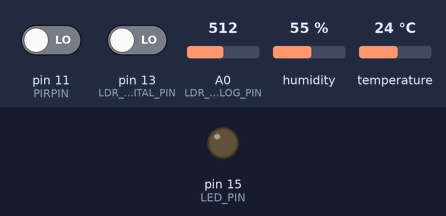
This sketch was run on a simulated Arduino Uno, built with avr-gcc and run on an emulated ATmega328P. Parts: output pins drawn as LEDs (lit = HIGH). Inputs (shaded band) come from the test bench; at power-on: pin 11 (PIRPIN) LOW, pin 13 (LDR_DIGITAL_PIN) LOW, A0 (LDR_ANALOG_PIN) = 512, humidity 55 %, temperature 24 °C. What the sketch prints to the serial monitor is not drawn.

Above: at 4.8 s.
4.9 s: pin 11 (PIRPIN) driven HIGH
At 6.3 s:
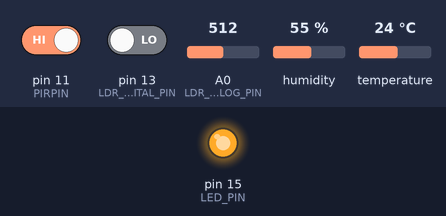
7.9 s: pin 13 (LDR_DIGITAL_PIN) driven HIGH
11.5 s: pin 11 (PIRPIN) driven LOW
At 12.9 s:
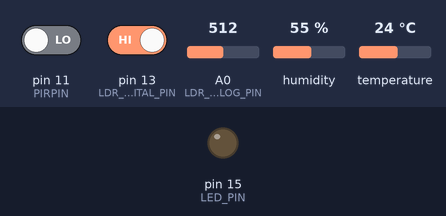
Timing chart, 0 to 14.5 s (numbered marks = the images above; inputs shaded):
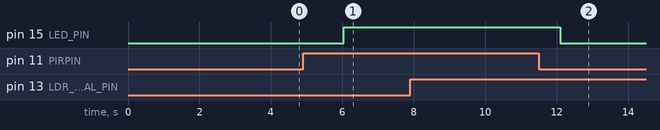

The sketch:

sensor.ino
```cpp
#include <DHT.h>
// Pin Definitions based on your Wokwi diagram
#define DHTPIN 10
#define PIRPIN 11
#define LDR_DIGITAL_PIN 13
#define LDR_ANALOG_PIN 14
#define LED_PIN 15

// Sensor Type
#define DHTTYPE DHT22

// Initialize DHT sensor
DHT dht(DHTPIN, DHTTYPE);

void setup() {
  // Initialize Serial Monitor
  Serial.begin(115200);
  Serial.println(F("Smart Room Controller Initializing..."));

  // Initialize Pins
  pinMode(PIRPIN, INPUT);
  pinMode(LDR_DIGITAL_PIN, INPUT);
  pinMode(LDR_ANALOG_PIN, INPUT);
  pinMode(LED_PIN, OUTPUT);

  dht.begin();
}

void loop() {
  // Wait a few seconds between measurements
  delay(2000);

  // Read environment data
  float humidity = dht.readHumidity();
  float temperature = dht.readTemperature(); // Celsius

  // Read motion data
  int motionDetected = digitalRead(PIRPIN);

  // Read light data
  int lightThresholdExceeded = digitalRead(LDR_DIGITAL_PIN);
  int lightIntensity = analogRead(LDR_ANALOG_PIN);

  // Check if any reads failed
  if (isnan(humidity) || isnan(temperature)) {
    Serial.println(F("Failed to read from DHT sensor!"));
    return;
  }

  // Print results to Serial Monitor
  Serial.print(F("Temperature: "));
  Serial.print(temperature);
  Serial.print(F("°C | Humidity: "));
  Serial.print(humidity);
  Serial.println(F("%"));

  Serial.print(F("Motion Status: "));
  if (motionDetected == HIGH) {
    Serial.println(F("⚠️ MOVEMENT DETECTED!"));
  } else {
    Serial.println(F("No movement."));
  }

  Serial.print(F("Light Level (Analog): "));
  Serial.print(lightIntensity);
  Serial.print(F(" | Dark Threshold Reached: "));
  Serial.println(lightThresholdExceeded == HIGH ? "YES" : "NO");
  if(lightThresholdExceeded == HIGH){

  digitalWrite(LED_PIN, HIGH);
  }
  else{

  digitalWrite(LED_PIN, LOW);
  }

  // --- Useful Automation Logic ---
  // Example: Turn on the LED if it's dark AND someone is in the room
  // (Note: Depending on your LDR module, logic state for "dark" may vary)
  if (motionDetected == HIGH && lightIntensity < 1500) {
    digitalWrite(LED_PIN, HIGH);
    Serial.println(F("Action: Turning ON Nightlight (Motion + Dark)"));
  } else {
    digitalWrite(LED_PIN, LOW);
  }

  Serial.println(F("--------------------------------------------------"));
}
```

Measured:
- after the input at 4.9 s, pin 15 (LED_PIN): LOW → HIGH after 1.1 s
- after the input at 7.9 s, every drawn part: stays the same
- after the input at 11.5 s, pin 15 (LED_PIN): HIGH → LOW after 0.60 s
